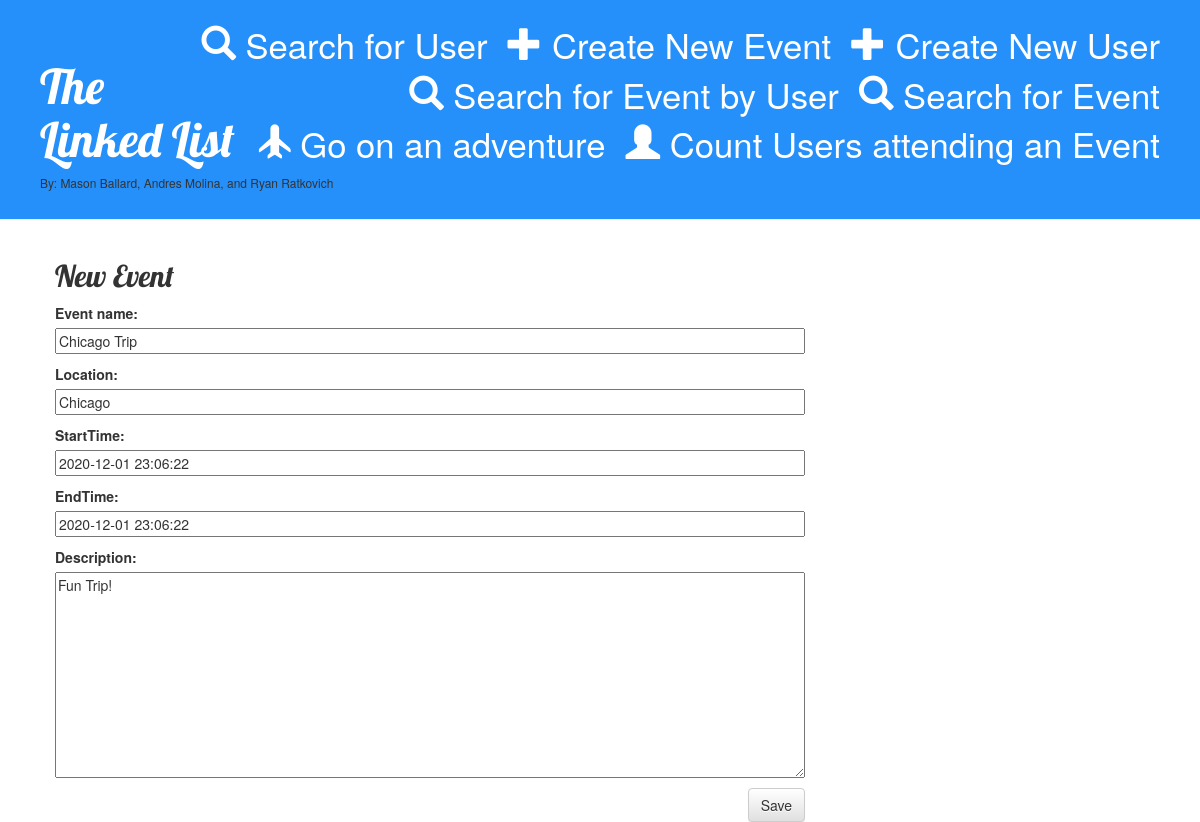
/event/3/edit/, run on the app's committed database.
### api/models.py (models this page shows, shortened)
class Event(models.Model):
    event_name = models.CharField(max_length=20)
    location = models.CharField(max_length=50, default="")
    startTime = models.DateTimeField(default = timezone.now,blank=False, null=False)
    endTime = models.DateTimeField(default = timezone.now,blank=False, null=False)
    description = models.TextField(default="")

### api/views.py (the view)
# urls.py: path('event/<int:pk>/edit/', views.event_edit, name='event_edit'),
def event_edit(request, pk):
    event = get_object_or_404(Event, pk=pk)
    if request.method == "POST":
        form = EventForm(request.POST, instance=event)
        if form.is_valid():
            event = form.save(commit=False)
            event.save()
            return redirect('event_detail', pk=event.pk)
    else:
        form = EventForm(instance=event)
    return render(request, 'api/event_edit.html', {'form': form})

### api/forms.py
class EventForm(forms.ModelForm):
    class Meta:
        model = Event
        fields = ('event_name', 'location', 'startTime', 'endTime', 'description',)

### api/templates/api/event_edit.html
{% extends 'api/base.html' %}
{% block content %}
    <h2>New Event</h2>
    <form method="POST" class="form">{% csrf_token %}
        {{ form.as_p }}
        <button type="submit" class="save btn btn-default">Save</button>
    </form>
{% endblock %}

### api/static/css/api.css (style rules this page uses)
h1, h2, h3, h4 { font-family: 'Lobster', cursive; }
.save { float: right; }
.form textarea, .form input { width: 100%; }

### data on the page
Event: event_name "Chicago Trip", location "Chicago", startTime "2020-12-01 23:06:22", endTime "2020-12-01 23:06:22", description "Fun Trip!"
